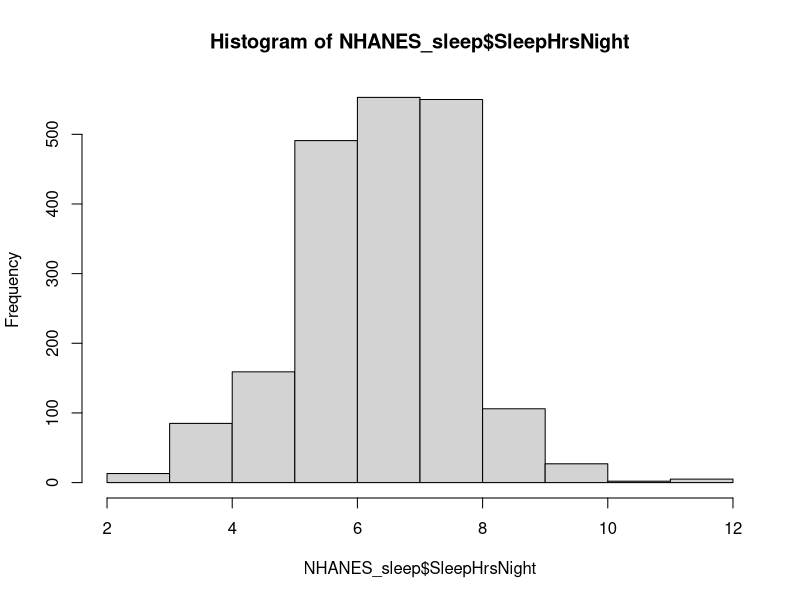
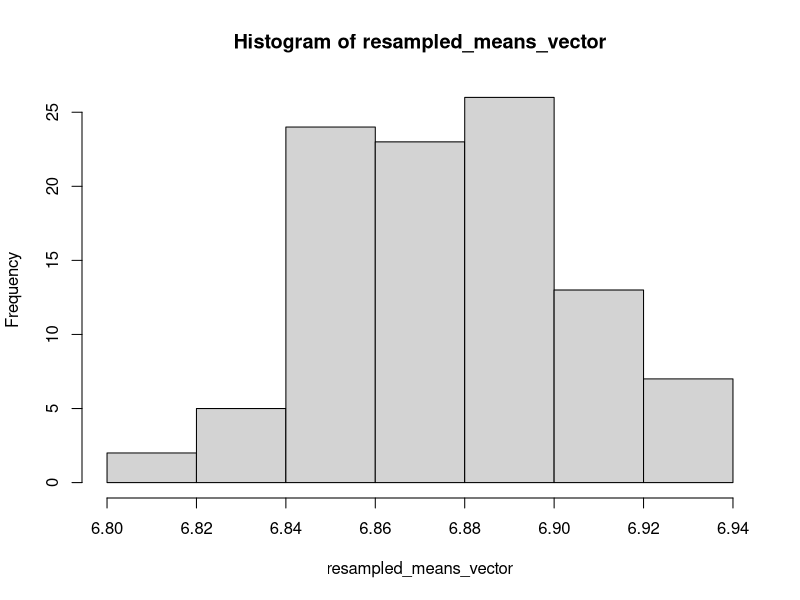
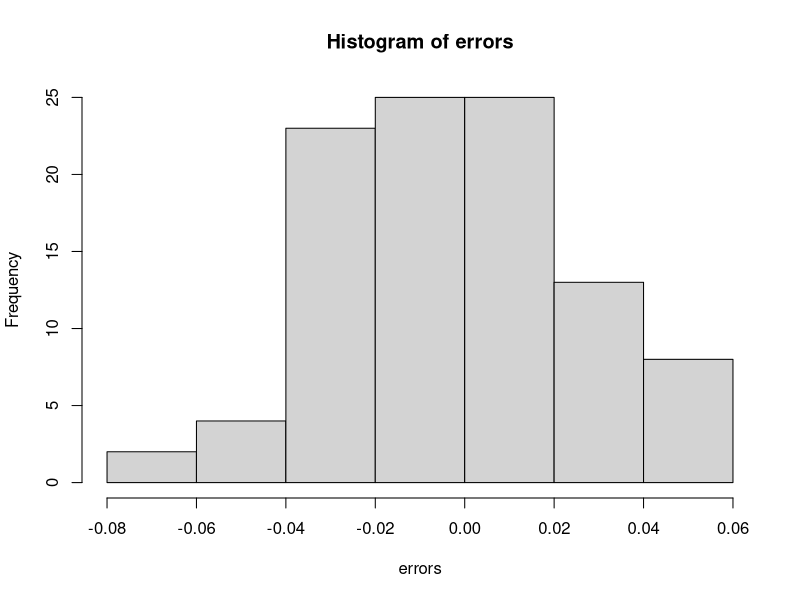

R code for these plots, in order: (Note: this script raises an error after producing the figures.)
## ---- chunk 1
install.packages("boot")

library(tidyverse)
library(boot)
## ---- chunk 2
NHANES_sleep <- read.csv("NHANES_sleep.csv")
View(NHANES_sleep)
names(NHANES_sleep)
## ---- chunk 3
hist(NHANES_sleep$SleepHrsNight)
## ---- chunk 4
sample_mean <- mean(NHANES_sleep$SleepHrsNight, na.rm = TRUE)
sample_mean
## ---- chunk 5
resample <- sample(NHANES_sleep$SleepHrsNight, size=nrow(NHANES_sleep), replace = TRUE)
resample_mean <- mean(resample)
resample_mean
## ---- chunk 6
sampling_error <- sample_mean - resample_mean
sampling_error
sampling_error*60 # time in minutes (approx)
## ---- chunk 7
resampled_means_vector <- c()

iterations <- 100

for (i in 1:iterations) {
  resample <- sample(NHANES_sleep$SleepHrsNight, 
                     size=nrow(NHANES_sleep),  # size should be identical to original data
                     replace = TRUE)           # sample with replacement
  resample_mean <- mean(resample)
  resampled_means_vector[i] <- resample_mean
}

hist(resampled_means_vector)
mean(resampled_means_vector)
## ---- chunk 8
errors <-  resampled_means_vector - sample_mean
hist(errors)
mean(errors)
mean(errors)*60 # time in minutes (approx)
## ---- chunk 9
# subset the data for female respondents
gender_f <- 
  
# calculate the sample size for bootstrapping
size <- 

# run the bootstrap
iterations <- 100
resampled_means_vector <- c()

for (i in 1:iterations) {
  # your code here
  resample <- sample() # fill with appropriate input parameters
  
  resample_mean <- mean(resample)
  resampled_means_vector[i] <- resample_mean
}

# bootstrap resample results
hist(resampled_means_vector)
mean(resampled_means_vector)
## ---- chunk 10
?boot

boot(data,          # The data as a vector, matrix or data frame
     statistic,     # A function applied to data returns to estimate your statistic
     R)             # The number of bootstrap replicates
## ---- chunk 11

my_boot_statistic <- function(data, indices) {
  return(mean(data[indices]))
}

boot_results <- boot(data = NHANES_sleep$SleepHrsNight,
                     statistic = my_boot_statistic,
                     R = 100)
## ---- chunk 12
my_boot_statistic <- function() {
  
}
## ---- chunk 13
str(boot_results)
## ---- chunk 14
# method 1
hist(boot_results$t)

# method 2
plot(boot_results)
## ---- chunk 15
hist(NHANES_sleep$Age)

# estimate mean age with bootstrap resamples
my_boot_statistic <- function(data, indices) {
  return(mean(data[indices]))
}

# boot strap with 25 resamples
boot_results <- boot(data = NHANES_sleep$Age,
                     statistic = my_boot_statistic,
                     R = 25)

plot(boot_results)
## ---- chunk 16
# boot strap with 250 resamples
boot_results <- boot(data = NHANES_sleep$Age,
                     statistic = my_boot_statistic,
                     R = 250)

plot(boot_results)
## ---- chunk 17
View(iris)
names(iris)
## ---- chunk 18
# step 1 - define your statistic of interest
my_boot_statistic <- function() {
  
}

# step 2 - boot strap with R resamples
boot_results <- boot(data = ,
                     statistic = ,
                     R = )

# step 3 - plot the diagnostic plots
plot(boot_results)


# step 4 - change the R value if needed and plot results again
boot_results <- boot(data = ,
                     statistic = ,
                     R = )
plot(boot_results)
## ---- chunk 19
boot.ci(boot.out = boot_results,  # the boot function output
        conf = 0.95, # alpha / level of confidence
        type = "all") # method chosen to calculate the C.I.
## ---- chunk 20
ci <- boot.ci(boot.out = boot_results,  # the boot function output
        conf = 0.95, # (1-alpha) or level of confidence
        type = "perc") # method chosen to calculate the C.I.

str(ci)
## ---- chunk 21
# step 1 - define your statistic of interest
my_boot_statistic <- function(){
  
}

# step 2 - get the boot result object


# step 3 - calculate the confidence intervals using the boot results object


## ---- chunk 22
hist(NHANES_sleep$SleepHrsNight)

# estimate mean age with bootstrap resamples
my_boot_statistic <- function(data, indices) {
  resampled_data <- data[indices]
  return(min(resampled_data))
}

# boot strap with 100 resamples
boot_results <- boot(data = NHANES_sleep$SleepHrsNight,
                     statistic = my_boot_statistic,
                     R = 100)

plot(boot_results)
## ---- chunk 23
# subset the data for female respondents
gender_f <- NHANES_sleep[NHANES_sleep$Gender=="female",]
  
# calculate the sample size for bootstrapping
size <- nrow(gender_f)

# run the bootstrap
iterations <- 100
resampled_means_vector <- c()

for (i in 1:iterations) {
  # your code here
  resample <- sample(gender_f$Age, size, replace = TRUE) # fill with appropriate input parameters
  
  resample_mean <- mean(resample)
  resampled_means_vector[i] <- resample_mean
}

# bootstrap resample results
hist(resampled_means_vector)
mean(resampled_means_vector)
## ---- chunk 24
my_boot_statistic <- function(data, indices) {
  resampled_data <- data[indices,]
  corr_value <- cor(resampled_data$SleepHrsNight, resampled_data$Age)
  return(corr_value)
}

# Bonus: let's see this function in action
results <- boot(data = NHANES_sleep, 
                statistic = my_boot_statistic, 
                R = 100)
results
## ---- chunk 25
# step 1 - define your statistic of interest - we did something similar in exercise 2
my_boot_statistic <- function(data, indices) {
  resampled_data <- data[indices,]
  corr_value <- cor(resampled_data$Sepal.Length, resampled_data$Petal.Length)
  return(corr_value)
}

# step 2 - boot strap with R resamples
boot_results <- boot(data = iris[iris$Species=="setosa",],
                     statistic = my_boot_statistic,
                     R = 100)

# step 3 - plot the diagnostic plots
plot(boot_results)
boot_results

# step 4 - change the R value if needed and plot results again
boot_results <- boot(data = iris[iris$Species=="setosa",],
                     statistic = my_boot_statistic,
                     R = 1000)
plot(boot_results)
boot_results
## ---- chunk 26
# step 1 - define your statistic of interest
my_boot_statistic <- function(data, indices){
  resampled_data <- data[indices,]
  
  mean_sleephrs_male <- mean(resampled_data[resampled_data$Gender=="male",]$SleepHrsNight)
  mean_sleephrs_female <- mean(resampled_data[resampled_data$Gender=="female",]$SleepHrsNight)
  
  diff <- mean_sleephrs_male - mean_sleephrs_female
  return(diff)
}

# step 2 - get the boot result object
boot_results <- boot(NHANES_sleep, my_boot_statistic, R = 1000)

# step 3 - calculate the confidence intervals using the boot results object
boot.ci(boot_results, conf = 0.90, type = "perc")
